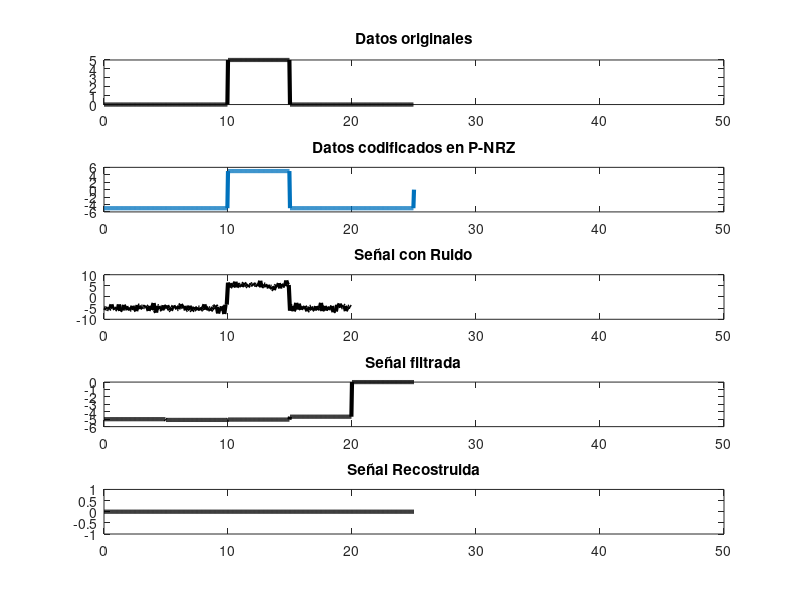
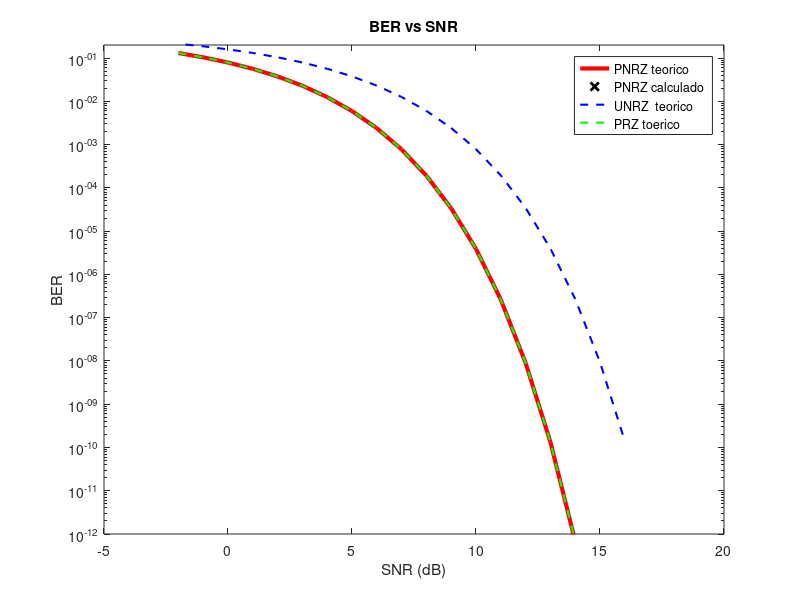

Here is the MATLAB script that generated these plots, in order:
%
% Comunicaciones Digitales  
% P5 Probabilidad de Error en PCM
% Autores: Flores Andres, Gomez Franklin, Otavalo David, Zaruma Samantha.
%
%
clc
clear all
close all

Nbit= input('ingrese el numero de bits: ');
%generacion de bits codificados
secBits = randi([0 1], 1, Nbit);
A = input('ingrese la amplitud:');
bits=A.*secBits; %secuencia de bits
Tb=input('ingrese el tiempo del bit (s): ');
RB=1/Tb; %tasa de Tx
T = length(secBits)/RB;
n = 100; %numero de puntos de muestra para cada bit
N = n*length(secBits);
dt = T/N;

t = 0:dt:T;%vector de tiempos
%vectores auxiliares para graficar signals
x = zeros (1, length (t));
x_m = zeros (1, length (t));
x_rec = zeros (1, length (t));

umbral = 0; %umbral

%representar Bits y PNRZ en el tiempo  
for i=1:length(secBits)
  if secBits(i)==1
    x((i-1)*n+1:i*n) = A;%datos con senalizacion P-NRZ
     x1((i-1)*n+1:i*n) = A; %datos orignales
     nrz(i)=(A);%Señalizacion P-NRZ
  elseif secBits(i)==0  
       x((i-1)*n+1:i*n) = -A; %datos con senalizacion P-NRZ
       x1((i-1)*n+1:i*n) = 0; %datos orignales
       nrz(i)=(-A); %Señalizacion P-NRZ
  end
end

%%%%%%%%%%%%%  muestreo %%%%%%%%%%%%%%%%%%%%%%
%Calcular los tiempos correspondientes a cada bit
tiempos = Tb * (0:length(nrz)-1);
fsample= 4*(1/2*Tb); %Freq.muestreo
% Muestrear la señal cada fsample y visualizar.
t_sampled = 0:(1 / fsample):max(tiempos)-1 / fsample;
bits_sampled = interp1(tiempos, nrz, t_sampled, 'previous');

%%%%%%%%% Adicion de riudo gaussiano a 
% la señal para distintos niveles SNR %%%%%%%%%%%%

    for j = 0:1:14
     %ruido blanco gaussino  
     x_ruido = awgn(bits_sampled,j,'measured');
   
     
%************* reconstruccion de la señal ****************%

    % vector para guardar la suma de la señal en cada Tb
    for i=1:length(secBits)-1
        suma(i)=(sum(x_ruido((i-1)*fsample+1:i*fsample)));
    end
    %x_m => señal filtrada
    for i=1:length(suma)
       x_m((i-1)*n+1:i*n) = suma(i)/fsample;
    end
    
    % dispositivo de desicion  
    secBits_rec = suma/fsample > umbral;

    %x_rec => señal reconstruida
    for i=1:length(suma)
       x_rec((i-1)*n+1:i*n) = secBits_rec(i)*A;
    end
    
    %Calculo cantidad de errores
    error = 0;
    for i=1:length(secBits)-1
        if secBits(i)~=secBits_rec(i)
            error=error+1;
        end
    end
    k=j+1;
    %Calculp BER
    Perror(k)=error/length(secBits_rec);
   
    %disp('el BER medido es: ');
    %disp(Perror);
    
    %Calculo BER teorico
    BER_teorico(k) = 0.5*erfc(sqrt(10^(j/10)));
    
    %disp('el BER teorico es: ');
    %disp(BER_teorico);
    end 

    % se grafican las diferentes señales
    % se limita el eje horizontal para 
    % observar mejor las señales
subplot(5,1,1);
    plot(t(1:end-1), x1,'k', 'Linewidth', 3);
    title('Datos originales');
    xlim([0 50])
subplot(5,1,2);
    plot(t, x, 'Linewidth', 3);
    title('Datos codificados en P-NRZ');
    xlim([0 50])
subplot(5,1,3);
    plot(t_sampled, x_ruido,'k', 'Linewidth', 3);
    title('Señal con Ruido');
    xlim([0 50])
subplot(5,1,4);
    plot(t(1:end),  x_m,'k', 'Linewidth', 3);
    title('Señal filtrada');
    xlim([0 50])
subplot(5,1,5);
    plot(t(1:end),  x_rec,'k', 'Linewidth', 3);
    title('Señal Recostruida');
    xlim([0 50])
    
    
    % se grafica BER vs Probabilidad de error
    figure(3);
    % Definir un rango de valores de SNR en dB
    SNR_dB = -2:1:16;
    %SNR_dB2 = -2:1:30;
    % Convertir de dB a escala lineal
    SNR_lineal = 10.^(SNR_dB/10);
    %SNR_lineal2 = 10.^(SNR_dB2/10);
    % Calcular el error teorico
    BER_teorico_graph = 0.5*erfc(sqrt(SNR_lineal));
    BER_teoricoUNRZ= qfunc(sqrt(SNR_lineal));
    BER_teoricoPRZ= qfunc(sqrt(2*SNR_lineal));
    
    % Graficar
    semilogy(SNR_dB,BER_teorico_graph,'r', 'Linewidth', 3);
    %hold on;
    title('BER vs SNR');
    xlabel('SNR (dB)');
    ylabel('BER');
    %grid on;
    hold on;
    %Grafica de los valores calculados de P.e
    semilogy(SNR_dB(3:end-2),Perror,'xk', 'Linewidth', 2);
    semilogy(SNR_dB,BER_teoricoUNRZ,'--b', 'Linewidth', 1.5);
    semilogy(SNR_dB,BER_teoricoPRZ,'--g', 'Linewidth', 1.5);
    legend('PNRZ teorico','PNRZ calculado','UNRZ  teorico','PRZ toerico')
    ylim([10^-12,0.2]) %limites en BER
    %legend('PNRZ teorico','PNRZ calculado')
    hold off;
     
    
   